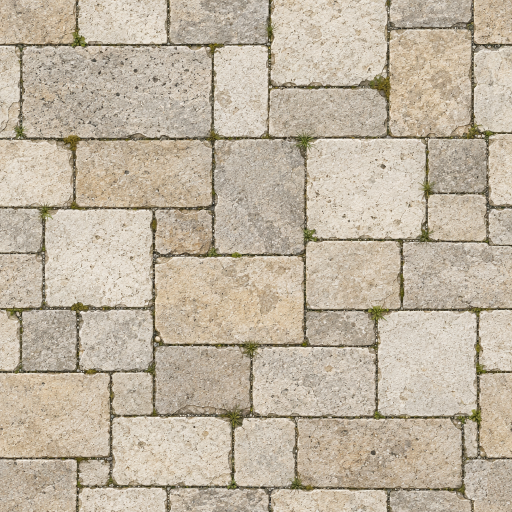
#> input picture art_src/terrain/floor_flagstone_gen.png, 1024 x 1024 px (shown at 1/2 size)
$ python make_terrain_tex.py
#> lines starting #> are read from the running program, lines starting #| are printed output that depends on the picture; after the words box and inside, x2 and y2 are one past the last pixel; in counts of white or black regions, pixels touching at a corner belong together
# Figma 이미지 생성(gpt-image-2.5-flare)으로 만든 원본(art_src/terrain/*_gen.png)을 게임 텍스처로 가공한다.
# - 바닥·벽: 생성 원본이 이미 이음매 없이 이어져(가장자리 차이 = 이웃 픽셀 차이 수준) 그대로 사용
# - 깃발·꽃덤불: 바깥 가장자리와 이어진 흰 배경만 지움(외곽 채우기). 흰 꽃처럼 안쪽의 흰색은 남는다
# 사용: python tools/make_terrain_tex.py   (Pillow, numpy, scipy 필요)
from pathlib import Path
import numpy as np
from PIL import Image
ROOT = Path(__file__).resolve().parent.parent
SRC, OUT = ROOT / 'art_src/terrain', ROOT / 'game/assets'

def seamless(img, band=0.12):
    a = np.asarray(img.convert('RGB'), float); h, w, _ = a.shape
    b = np.roll(np.roll(a, h // 2, 0), w // 2, 1)  # 절반 밀어 이음매를 가운데로
    # 가장자리 근처일수록 밀린 이미지(b) 비중을 높여 바깥 경계를 연결
    yy = np.minimum(np.arange(h), h - 1 - np.arange(h)) / (h * band); xx = np.minimum(np.arange(w), w - 1 - np.arange(w)) / (w * band)
    m = np.clip(np.minimum(yy[:, None], xx[None, :]), 0, 1)[..., None]
    out = a * m + b * (1 - m)
    return Image.fromarray(np.clip(out, 0, 255).astype(np.uint8))

def tile_preview(img, path):
    w, h = img.size; pv = Image.new('RGB', (w * 2, h * 2))
    for i in range(4): pv.paste(img, ((i % 2) * w, (i // 2) * h))
    pv.resize((w, h)).save(path, quality=80)

floor = Image.open(SRC / 'floor_flagstone_gen.png').convert('RGB')
floor.save(OUT / 'tex_floor.jpg', quality=88); tile_preview(floor, ROOT / 'qa/tex_floor_tiled_preview.jpg')
#> in tile_preview, `pv = Image.new('RGB', (w * 2, h * 2))`: pv: PIL image 2048x2048 RGB; every value is 0
#> after the loop in tile_preview, `for i in range(4): pv.paste(img, ((i % 2) * w, (i // 2) * h))`:
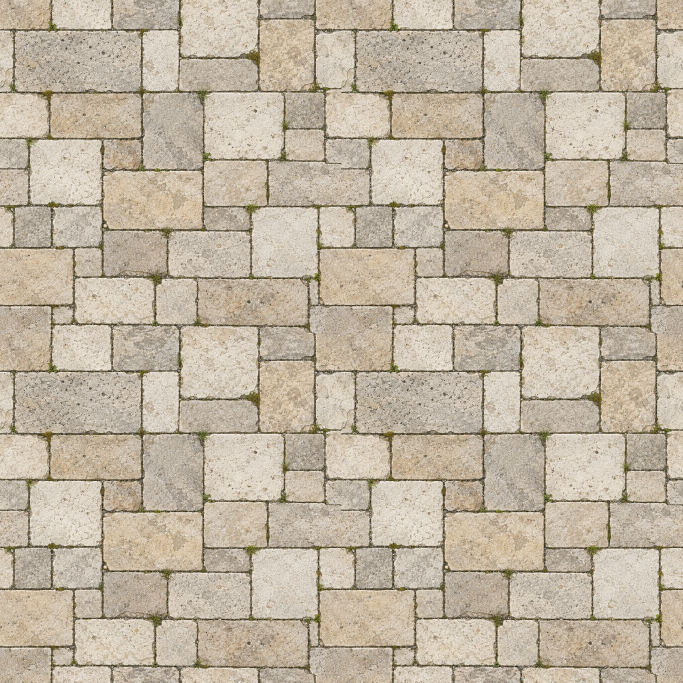
#> pv: PIL image 2048x2048 RGB (shown at 1/3 size); mean R, G, B 191.9, 179.8, 161.3
wall = Image.open(SRC / 'wall_limestone_gen.png').convert('RGB')
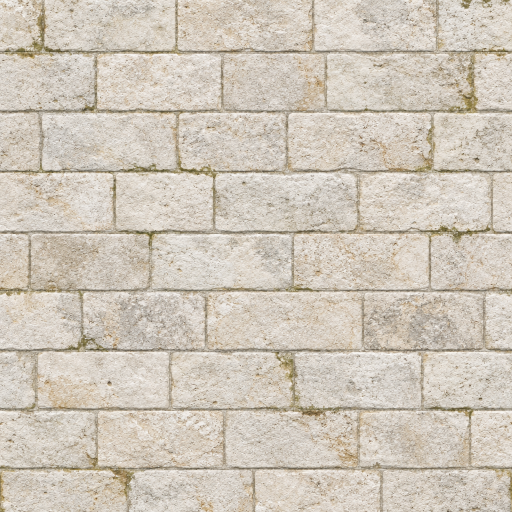
#> input picture art_src/terrain/wall_limestone_gen.png, 1024 x 1024 px (shown at 1/2 size)
wall.save(OUT / 'tex_wall.jpg', quality=88); tile_preview(wall, ROOT / 'qa/tex_wall_tiled_preview.jpg')
#> after the loop in tile_preview (call 2), `for i in range(4): pv.paste(img, ((i % 2) * w, (i // 2) * h))`:
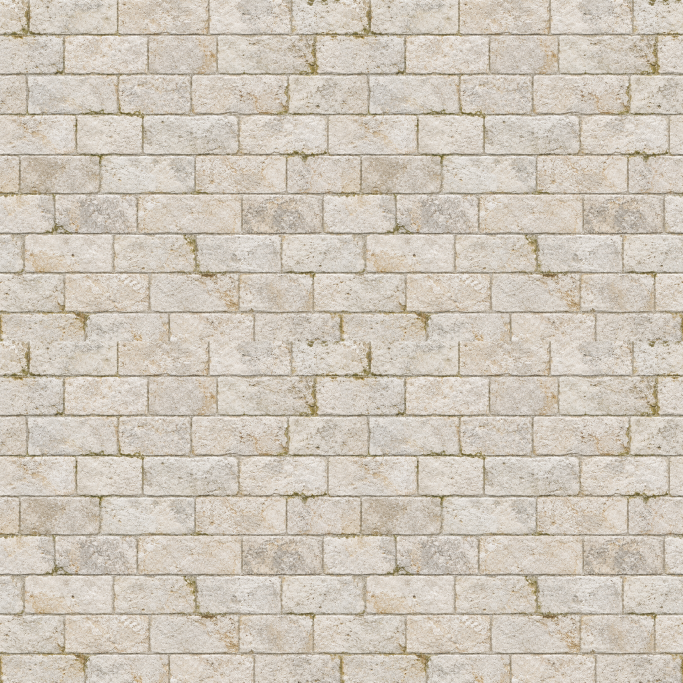
#> pv: PIL image 2048x2048 RGB (shown at 1/3 size); mean R, G, B 207.2, 198.5, 185.8
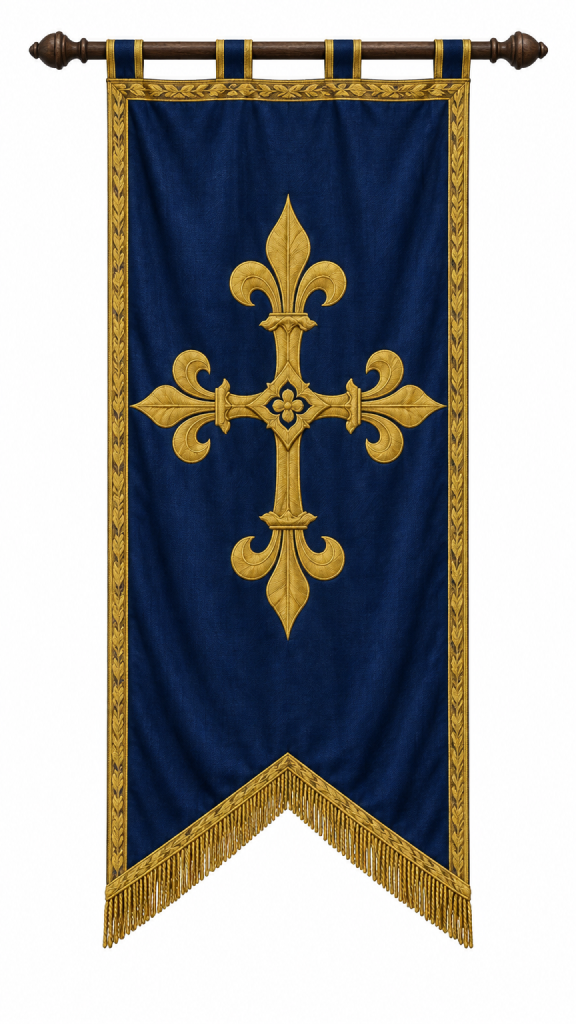
#> input picture art_src/terrain/banner_navy_gen.png, 576 x 1024 px

from scipy import ndimage
def cut_white_bg(img, thr=232):
#> called with thr = 232
    a = np.asarray(img.convert('RGB'), float)
    white = (a.min(axis=2) > thr) & (a.max(axis=2) - a.min(axis=2) < 18)
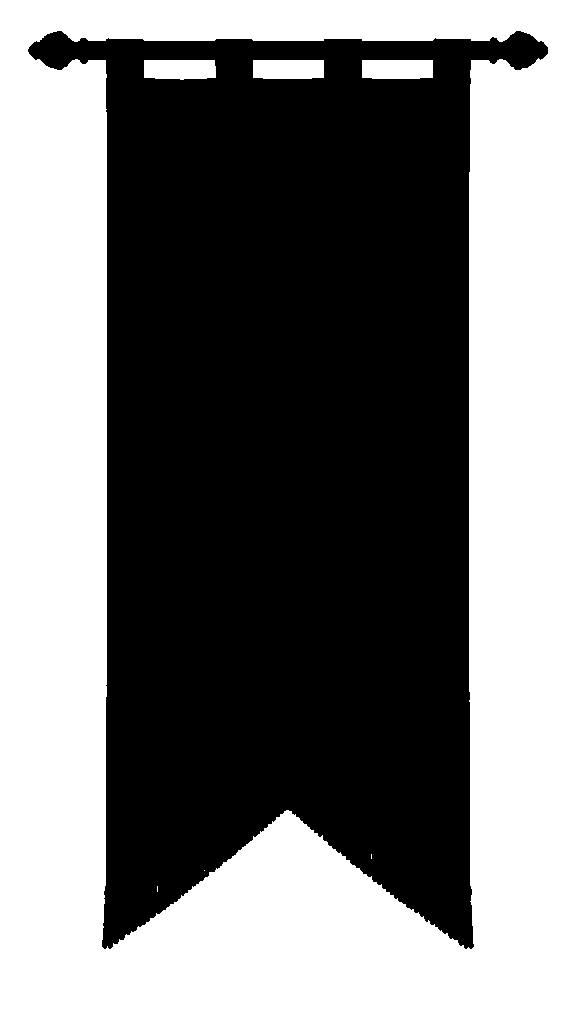
#> white: shape (1024, 576) bool; 48.2% white; 7 white regions (3 under 20 px), largest, box (x1, y1, x2, y2) and area: (0, 0, 576, 1024) 280135, (144, 60, 216, 80) 1346, (253, 60, 324, 79) 1327, (362, 60, 433, 79) 1326
    lab, _ = ndimage.label(white)
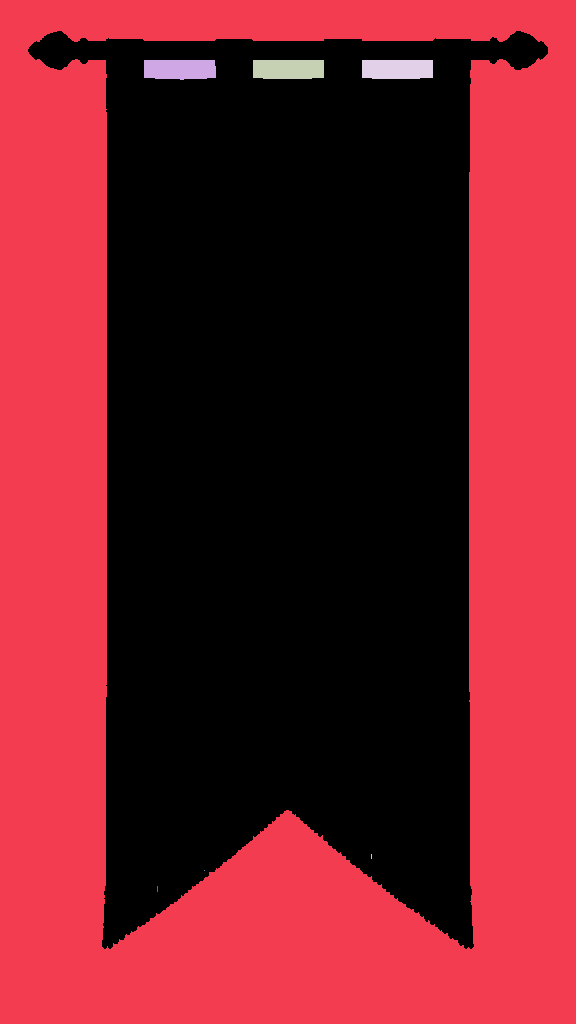
#> lab: shape (1024, 576) int32; 8 distinct labels, from 0 to 7; one colour per label, 0 black
    border = set(np.unique(np.concatenate([lab[0], lab[-1], lab[:, 0], lab[:, -1]]))) - {0}
#> border = 1 item
    bg = np.isin(lab, list(border))
#> bg: shape (1024, 576) bool; 47.5% white; 1 white region, box (x1, y1, x2, y2) and area: (0, 0, 576, 1024) 280135
    alpha = (~bg).astype(float)
    alpha = ndimage.gaussian_filter(alpha, 0.8)  # 가장자리 부드럽게
    alpha = np.clip((alpha - 0.15) / 0.7, 0, 1)
    rgba = np.dstack([a, alpha * 255]).astype(np.uint8)
    return Image.fromarray(rgba, 'RGBA')

for name, out, h in [('banner_navy_gen.png', 'banner_navy.webp', 512), ('bush_flowers_gen.png', 'bush_flowers.webp', 384)]:
    cut = cut_white_bg(Image.open(SRC / name))
    cut = cut.crop(cut.getchannel('A').point(lambda v: 255 if v > 20 else 0).getbbox())
    cut = cut.resize((round(cut.width * h / cut.height), h), Image.LANCZOS)
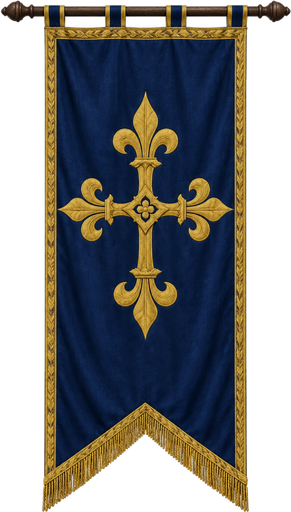
#> cut: PIL image 291x512 RGBA; mean R, G, B, A 45.1, 44.7, 42.3, 164.6; transparent parts drawn white
    cut.save(OUT / out, quality=90, method=6); print(out, cut.size)
#| banner_navy.webp (291, 512)
#> pass 2 of the loop `for name, out, h in [('banner_navy_gen.png', 'banner_navy.webp', 512),..`:
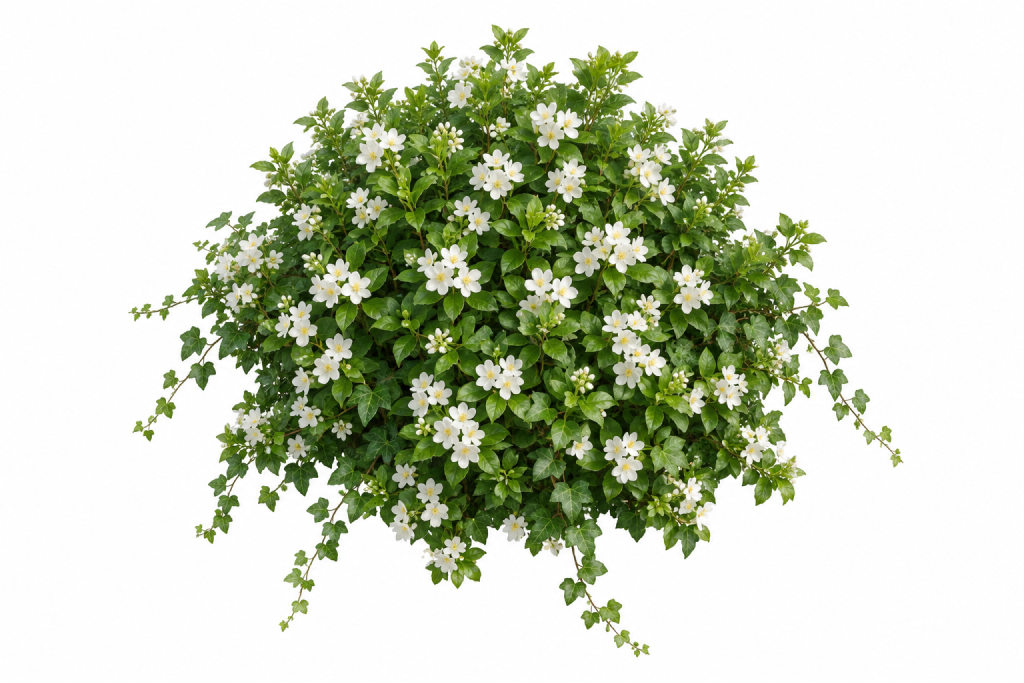
#> input picture art_src/terrain/bush_flowers_gen.png, 1024 x 683 px
#> a: shape (683, 1024, 3) float64
#> in cut_white_bg (call 2), `white = (a.min(axis=2) > thr) & (a.max(axis=2) - a.min(axis=2) < 18)`:
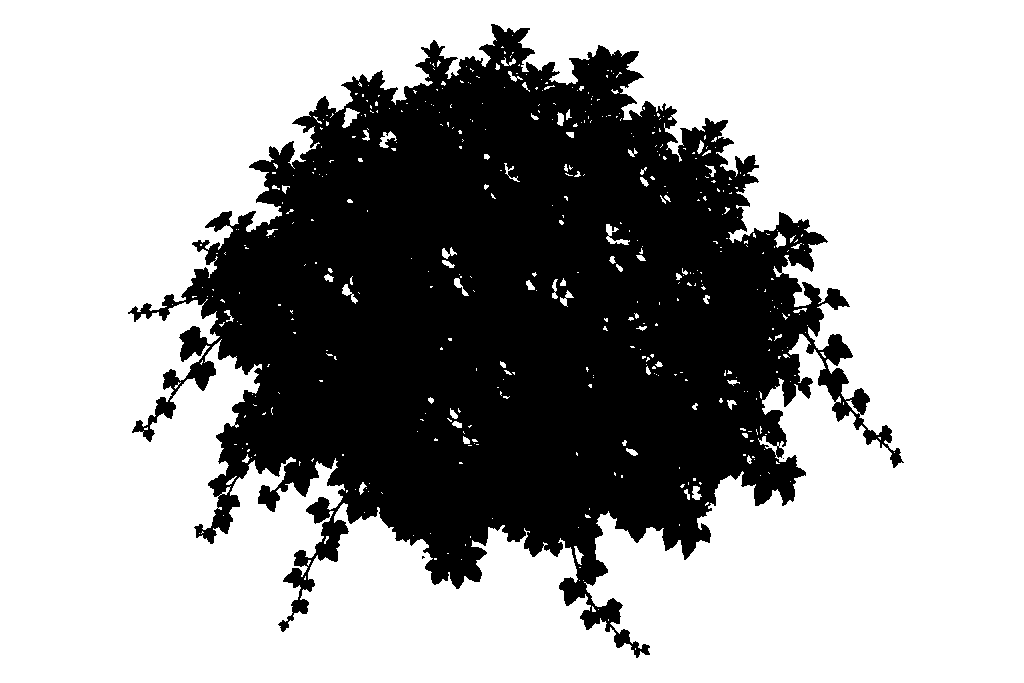
#> white: shape (683, 1024) bool; 65.3% white; 4 black regions (3 under 20 px), largest, box (x1, y1, x2, y2) and area: (128, 24, 904, 658) 242812
#> lab: shape (683, 1024) int32; 601 distinct labels, from 0 to 600
#> bg: shape (683, 1024) bool; 64.5% white; 3 black regions (2 under 20 px), largest, box (x1, y1, x2, y2) and area: (128, 24, 904, 658) 248441
#> rgba: shape (683, 1024, 4)
#> `cut = cut.resize((round(cut.width * h / cut.height), h), Image.LANCZOS)`:
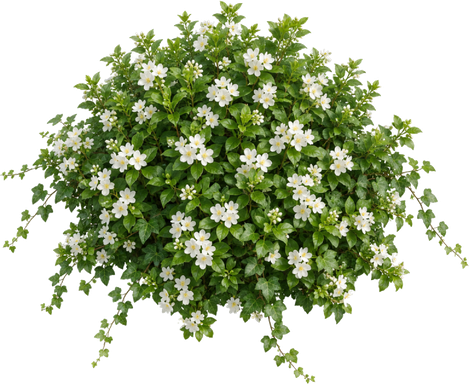
#> cut: PIL image 469x384 RGBA; mean R, G, B, A 62, 72, 43.1, 128.6; transparent parts drawn white
#| bush_flowers.webp (469, 384)
print('ok')
